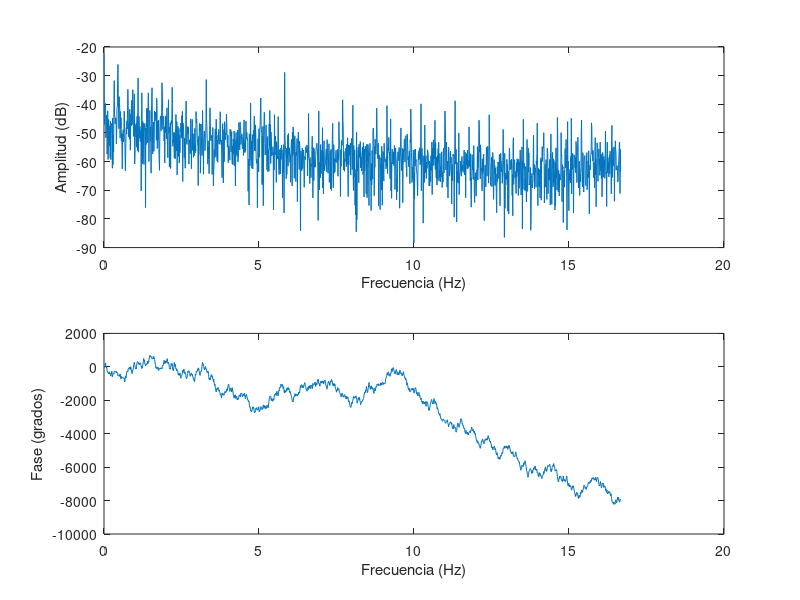

MATLAB code to generate this figure: (Note: this script raises an error after producing the figure.)
clc 
clearvars
close all

%Especificar datos
Fs=33.33;             %Frecuencia de muestreo/cambiarla dependiendo de la
                      %prueba a correr

%Importar datos
load('Datos/Prueba7.mat')

% datos=str2double(X1);%Cambiar este valor por el sensor que se requiera
datos = Acelerometro.signals.values;%Usar esto para cuando se tomen datos del acelerometro

% Preprocesamiento de datos
datos_filt = medfilt1(datos, 5);

% Estimación de la respuesta en frecuencia
frf = fft(datos_filt)/length(datos_filt);

% Visualización de la respuesta en frecuencia
f = linspace(0, Fs/2, length(datos_filt)/2+1);
figure;
subplot(2,1,1);
plot(f, 20*log10(abs(frf(1:length(f)))));
ylabel('Amplitud (dB)');
xlabel('Frecuencia (Hz)');
subplot(2,1,2);
plot(f, unwrap(angle(frf(1:length(f))))*180/pi);
ylabel('Fase (grados)');
xlabel('Frecuencia (Hz)');


% Encontrar los picos de la respuesta en frecuencia
[pks,locs] = findpeaks(abs(frf(1:length(f))),f);

% Visualizar los picos en la curva de amplitud de la FRF
figure;
plot(f, 20*log10(abs(frf(1:length(f)))));
hold on;
plot(locs, 20*log10(pks), 'ro');
hold off;
ylabel('Amplitud (dB)');
xlabel('Frecuencia (Hz)');


